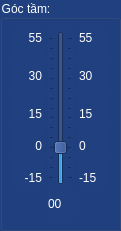
   <widget class="QGroupBox" name="groupBox_8">
    <property name="geometry">
     <rect>
      <x>1530</x>
      <y>440</y>
      <width>121</width>
      <height>231</height>
     </rect>
    </property>
    <property name="styleSheet">
     <string notr="true">background-color: rgb(32, 64, 128); color:rgb(255, 255, 255)</string>
    </property>
    <property name="title">
     <string>Góc tầm:</string>
    </property>
    <layout class="QGridLayout" name="gridLayout_4">
     <item row="1" column="2">
      <widget class="QLabel" name="label_video_fps_10">
       <property name="text">
        <string>30</string>
       </property>
      </widget>
     </item>
     <item row="0" column="0">
      <widget class="QLabel" name="label_video_fps_11">
       <property name="text">
        <string>55</string>
       </property>
       <property name="alignment">
        <set>Qt::AlignRight|Qt::AlignTop|Qt::AlignTrailing</set>
       </property>
      </widget>
     </item>
     <item row="4" column="0">
      <widget class="QLabel" name="label_video_fps_7">
       <property name="text">
        <string>-15</string>
       </property>
       <property name="alignment">
        <set>Qt::AlignBottom|Qt::AlignRight|Qt::AlignTrailing</set>
       </property>
      </widget>
     </item>
     <item row="5" column="1">
      <widget class="QLabel" name="label_ele">
       <property name="text">
        <string>00</string>
       </property>
      </widget>
     </item>
     <item row="0" column="1" rowspan="5">
      <widget class="QSlider" name="slider_ele">
       <property name="minimum">
        <number>-15</number>
       </property>
       <property name="maximum">
        <number>55</number>
       </property>
       <property name="pageStep">
        <number>1</number>
       </property>
       <property name="orientation">
        <enum>Qt::Vertical</enum>
       </property>
       <property name="tickPosition">
        <enum>QSlider::TicksBothSides</enum>
       </property>
       <property name="tickInterval">
        <number>5</number>
       </property>
      </widget>
     </item>
     <item row="0" column="2">
      <widget class="QLabel" name="label_video_fps_12">
       <property name="text">
        <string>55</string>
       </property>
       <property name="alignment">
        <set>Qt::AlignLeading|Qt::AlignLeft|Qt::AlignTop</set>
       </property>
      </widget>
     </item>
     <item row="4" column="2">
      <widget class="QLabel" name="label_video_fps_8">
       <property name="text">
        <string>-15</string>
       </property>
       <property name="alignment">
        <set>Qt::AlignBottom|Qt::AlignLeading|Qt::AlignLeft</set>
       </property>
      </widget>
     </item>
     <item row="1" column="0">
      <widget class="QLabel" name="label_video_fps_9">
       <property name="text">
        <string>30</string>
       </property>
       <property name="alignment">
        <set>Qt::AlignRight|Qt::AlignTrailing|Qt::AlignVCenter</set>
       </property>
      </widget>
     </item>
     <item row="2" column="0">
      <widget class="QLabel" name="label_video_fps_15">
       <property name="text">
        <string>15</string>
       </property>
       <property name="alignment">
        <set>Qt::AlignBottom|Qt::AlignRight|Qt::AlignTrailing</set>
       </property>
      </widget>
     </item>
     <item row="2" column="2">
      <widget class="QLabel" name="label_video_fps_16">
       <property name="text">
        <string>15</string>
       </property>
       <property name="alignment">
        <set>Qt::AlignBottom|Qt::AlignLeading|Qt::AlignLeft</set>
       </property>
      </widget>
     </item>
     <item row="3" column="0">
      <widget class="QLabel" name="label_video_fps_13">
       <property name="text">
        <string>0</string>
       </property>
       <property name="alignment">
        <set>Qt::AlignBottom|Qt::AlignRight|Qt::AlignTrailing</set>
       </property>
      </widget>
     </item>
     <item row="3" column="2">
      <widget class="QLabel" name="label_video_fps_14">
       <property name="text">
        <string>0</string>
       </property>
       <property name="alignment">
        <set>Qt::AlignBottom|Qt::AlignLeading|Qt::AlignLeft</set>
       </property>
      </widget>
     </item>
    </layout>
   </widget>
